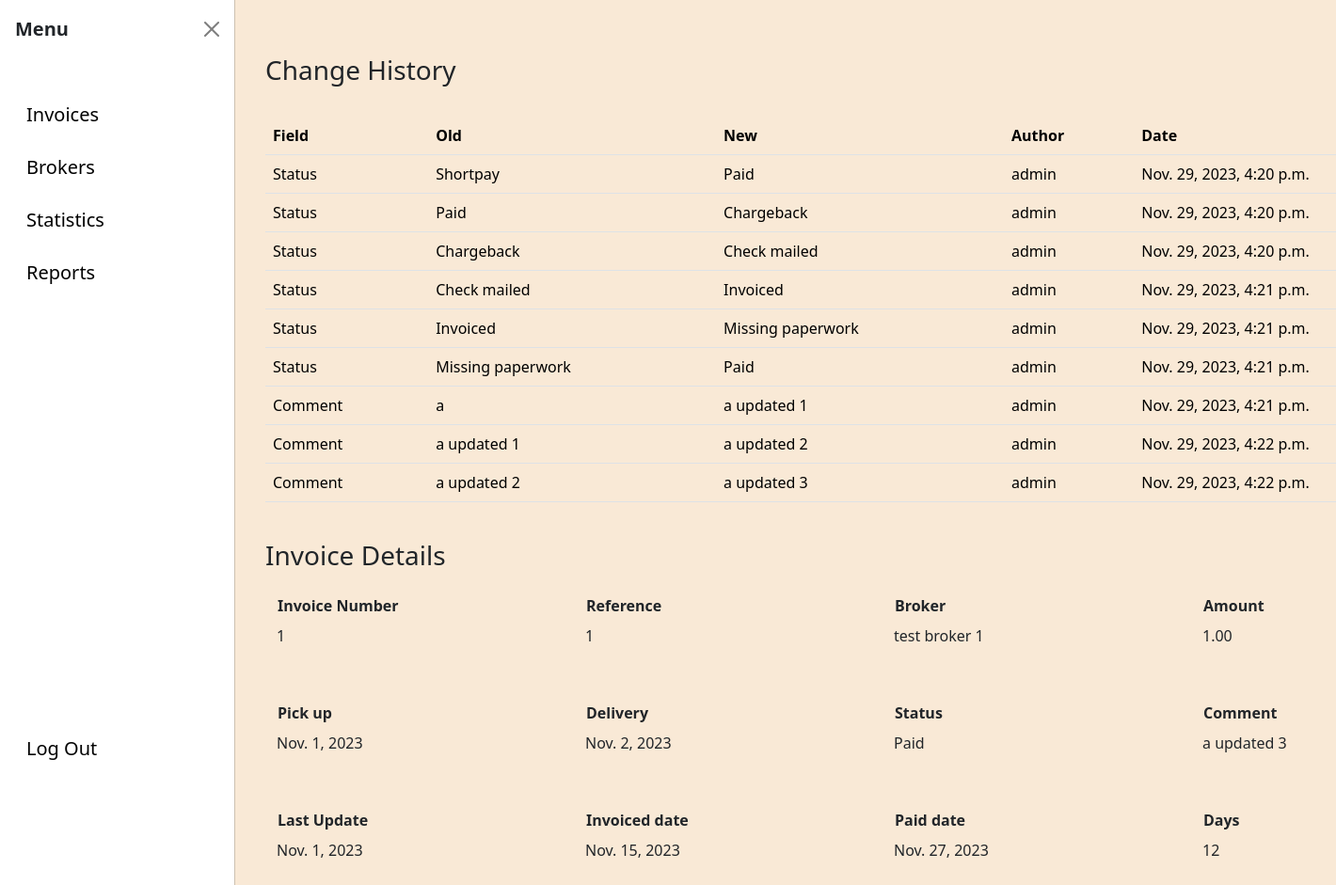
Page /invoices/invoice-detail/101 on the committed database.
### invoices/models.py (models this page shows, shortened)
class InvoiceChangeHistory(models.Model):
    field = models.CharField(max_length=100)
    old = models.CharField(max_length=100)
    new = models.CharField(max_length=100)
    user = models.ForeignKey(User, on_delete=models.CASCADE)
    invoice = models.ForeignKey(Invoice, on_delete=models.CASCADE)
    date = models.DateTimeField(auto_now_add=True, null=True, blank=True)

class Invoice(models.Model):
    invoice_number = models.BigIntegerField()
    reference = models.CharField(max_length=250)
    broker = models.ForeignKey(Broker, on_delete=models.SET_NULL, null=True, blank=True)
    pick_up = models.DateField()
    delivery = models.DateField()
    amount = models.DecimalField(max_digits=10, decimal_places=2)
    status = models.ForeignKey(Status, on_delete=models.SET_NULL, null=True, blank=True)
    comment = models.CharField(max_length=255)
    last_update = models.DateField()
    invoiced_date = models.DateField(null=True, blank=True)
    paid_date = models.DateField(null=True, blank=True)
    days_since_invoiced = models.IntegerField(null=True, blank=True)

class Status(models.Model):
    name = models.CharField(max_length=250)

### brokers/models.py (models this page shows, shortened)
class Broker(models.Model):
    company = models.CharField(max_length=150, null=False, blank=False)
    postal = models.BigIntegerField(null=False, blank=False)
    state = models.CharField(max_length=50, null=False, blank=False)
    status = models.ForeignKey(Status, on_delete=models.CASCADE, null=False, blank=False)
    mc_number = models.BigIntegerField(null=False, blank=False)
    city = models.CharField(max_length=100, null=False, blank=False)
    phone_number = models.CharField(max_length=20, null=False, blank=False)

### invoices/views.py (the view)
# urls.py: path('invoice-detail/<int:pk>', InvoiceDetailView.as_view(), name='invoice-detail'),
class InvoiceDetailView(View):
    def get(self, request, pk):
        invoice_instance = get_object_or_404(Invoice, pk=pk)
        history = InvoiceChangeHistory.objects.filter(invoice=invoice_instance).all()
        context = {
            "invoice": invoice_instance,
            "history": history,
        }
        return render(request, 'invoices/invoice_detail.html', context)

### invoices/templates/invoices/invoice_detail.html (shortened to what this page needs)
{% extends "base.html" %}
{% block content %}
<div class="container">
    {% if history %}
        <h3>Change History</h3> <br>
        <table class="table table-hover">
            <thead>
                <th>Field</th>
                <th>Old</th>
                <th>New</th>
                <th>Author</th>
                <th>Date</th>
            </thead>
            <tbody>
                {% for activity in history %}
                    <tr>
                        <td>{{ activity.field }}</td>
                        <td>{{ activity.old }}</td>
                        <td>{{ activity.new }}</td>
                        <td>{{ activity.user }}</td>
                        <td>{{ activity.date }}</td>
                    </tr>
                {% endfor %}
            </tbody>
        </table>
    {% endif %}
    <br>
    <h3>Invoice Details</h3>
<div class="invoice-items">
        <div class="form-floating mb-3">
            <label for="invoice_number"><b>Invoice Number</b></label><br>
            <input type="email" readonly class="form-control-plaintext" id="floatingPlaintextInput" placeholder="{{ invoice.invoice_number }}" value="{{ invoice.invoice_number }}">
        </div>
        <div class="form-floating mb-3">
            <label for="reference"><b>Reference</b></label><br>
            <input type="email" readonly class="form-control-plaintext" id="floatingPlaintextInput" placeholder="{{ invoice.reference }}" value="{{ invoice.reference }}">
        </div>
        <div class="form-floating mb-3">
            <label for="broker"><b>Broker</b></label><br>
            <input type="email" readonly class="form-control-plaintext" id="floatingPlaintextInput" placeholder="{{ invoice.broker.company }}" value="{{ invoice.broker.company }}">
        </div>
        <div class="form-floating mb-3">
            <label for="amount"><b>Amount</b></label><br>
            <input type="email" readonly class="form-control-plaintext" id="floatingPlaintextInput" placeholder="{{ invoice.amount }}" value="{{ invoice.amount }}">
        </div>
        <div class="form-floating mb-3">
            <label for="pick_up"><b>Pick up</b></label><br>
            <input type="email" readonly class="form-control-plaintext" id="floatingPlaintextInput" placeholder="{{ invoice.pick_up }}" value="{{ invoice.pick_up }}">
        </div>
        <div class="form-floating mb-3">
            <label for="delivery"><b>Delivery</b></label><br>
            <input type="email" readonly class="form-control-plaintext" id="floatingPlaintextInput" placeholder="{{ invoice.delivery }}" value="{{ invoice.delivery }}">
        </div>
        <div class="form-floating mb-3">
            <label for="status"><b>Status</b></label><br>
            <input type="email" readonly class="form-control-plaintext" id="floatingPlaintextInput" placeholder="{{ invoice.status.name }}" value="{{ invoice.status.name }}">
        </div>
        <div class="form-floating mb-3">
            <label for="comment"><b>Comment</b></label><br>
            <input type="email" readonly class="form-control-plaintext" id="floatingPlaintextInput" placeholder="{{ invoice.comment }}" value="{{ invoice.comment }}">
        </div>
        <div class="form-floating mb-3">
            <label for="last_update"><b>Last Update</b></label><br>
            <input type="email" readonly class="form-control-plaintext" id="floatingPlaintextInput" placeholder="{{ invoice.last_update }}" value="{{ invoice.last_update }}">
        </div>
        <div class="form-floating mb-3">
            <label for="invoiced_date"><b>Invoiced date</b></label><br>
            <input type="email" readonly class="form-control-plaintext" id="floatingPlaintextInput" placeholder="{{ invoice.invoiced_date }}" value="{{ invoice.invoiced_date }}">
        </div>
        <div class="form-floating mb-3">
            <label for="paid_date"><b>Paid date</b></label><br>
            <input type="email" readonly class="form-control-plaintext" id="floatingPlaintextInput" placeholder="{{ invoice.paid_date }}" value="{{ invoice.paid_date }}">
        </div>
        <div class="form-floating mb-3">
            <label for="days"><b>Days</b></label><br>
            <input type="email" readonly class="form-control-plaintext" id="floatingPlaintextInput" placeholder="{{ invoice.days_since_invoiced }}" value="{{ invoice.days_since_invoiced }}">
        </div>
</div>
</div>
{% endblock content %}

### static/main.css (style rules this page uses)
.container { margin-left: auto; }
.container.offcanvas-open { margin-left: 270px; transition: margin-left 0.9s ease ; }
body { background-color: #f9e9d6; }
tbody, td, tfoot, th, thead, tr { background-color: transparent !important; }
.invoice-items { display: grid; grid-template-columns: repeat(4, 1fr); gap: 16px; }

### rows in the picture
InvoiceChangeHistory: field "Status", old "Shortpay", new "Paid", user "admin", date "Nov. 29, 2023, 4:20 p.m."
InvoiceChangeHistory: field "Status", old "Paid", new "Chargeback", user "admin", date "Nov. 29, 2023, 4:20 p.m."
InvoiceChangeHistory: field "Status", old "Chargeback", new "Check mailed", user "admin", date "Nov. 29, 2023, 4:20 p.m."
InvoiceChangeHistory: field "Status", old "Check mailed", new "Invoiced", user "admin", date "Nov. 29, 2023, 4:21 p.m."
InvoiceChangeHistory: field "Status", old "Invoiced", new "Missing paperwork", user "admin", date "Nov. 29, 2023, 4:21 p.m."
InvoiceChangeHistory: field "Status", old "Missing paperwork", new "Paid", user "admin", date "Nov. 29, 2023, 4:21 p.m."
InvoiceChangeHistory: field "Comment", old "a", new "a updated 1", user "admin", date "Nov. 29, 2023, 4:21 p.m."
InvoiceChangeHistory: field "Comment", old "a updated 1", new "a updated 2", user "admin", date "Nov. 29, 2023, 4:22 p.m."
InvoiceChangeHistory: field "Comment", old "a updated 2", new "a updated 3", user "admin", date "Nov. 29, 2023, 4:22 p.m."
Invoice: invoice_number "1", reference "1", broker.company "test broker 1", amount "1.00", pick_up "Nov. 1, 2023", delivery "Nov. 2, 2023", status.name "Paid", comment "a updated 3", last_update "Nov. 1, 2023", invoiced_date "Nov. 15, 2023", paid_date "Nov. 27, 2023", days_since_invoiced "12"
